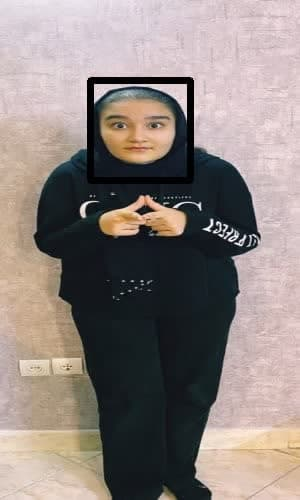
#> input picture assign1/surprise_face/surprise_face.jpg, 300 x 500 px, found by its file name
$ python test.py
#> lines starting #> are read from the running program, lines starting #| are printed output that depends on the picture; after the words box and inside, x2 and y2 are one past the last pixel; in counts of white or black regions, pixels touching at a corner belong together
import cv2

image = cv2.imread(r"c:\Users\ImanHamrah\Desktop\surprise_face.jpg")
#> image is the input picture: shape (500, 300, 3); mean B, G, R 126.8, 130.7, 141.3
image = cv2.resize(image,(300,500))
image = cv2.rectangle(image, (190,80),(90,180),(0, 0, 0), (5))
#> image: shape (500, 300, 3); 1.82% of pixels changed, all inside (x1, y1, x2, y2) = (87, 77, 194, 184)
image = image[75:200,75:205]
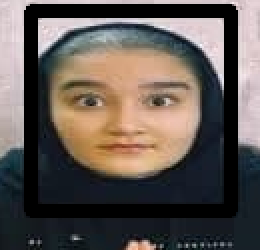
#> image: shape (125, 130, 3) (shown 2 times larger); mean B, G, R 82.4, 87.6, 96.4
cv2.imwrite(r"c:\Users\ImanHamrah\Desktop\surprise_face.jpg", image)
cv2.imshow("surprise face", image)
cv2.waitKey(0)
cv2.destroyAllWindows()

$ run again, with assign1/surprise_face/cutting face.jpg copied over assign1/surprise_face/surprise_face.jpg
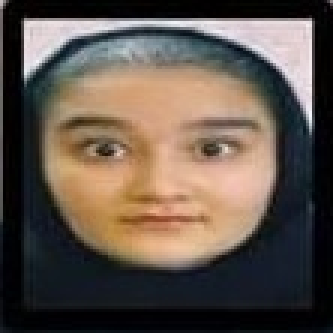
#> input picture assign1/surprise_face/cutting face.jpg, 111 x 111 px, found by its file name (shown 3 times larger)
#> image is the input picture: shape (111, 111, 3); mean B, G, R 74.9, 84, 96
#> `image = cv2.rectangle(image, (190,80),(90,180),(0, 0, 0), (5))`:
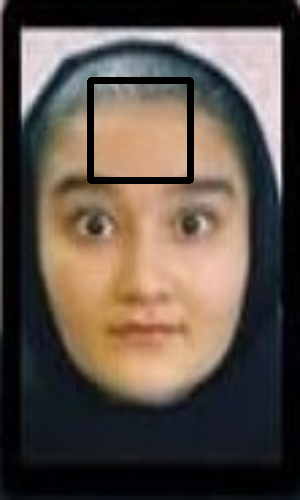
#> image: shape (500, 300, 3); mean B, G, R 72.5, 81.3, 92.9
#> `image = image[75:200,75:205]`:
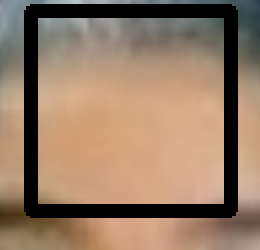
#> image: shape (125, 130, 3) (shown 2 times larger); mean B, G, R 100.9, 122.6, 148
